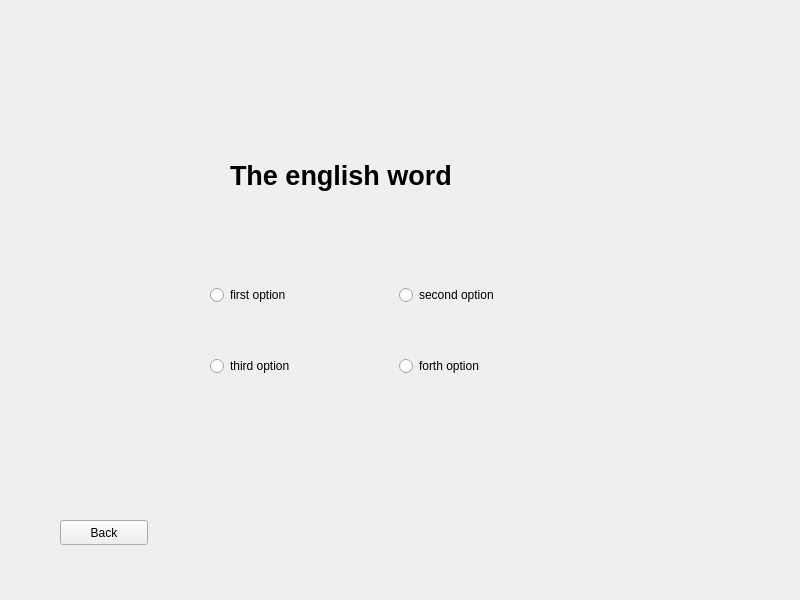
<?xml version="1.0" encoding="UTF-8"?>
<ui version="4.0">
 <class>MainWindow</class>
 <widget class="QMainWindow" name="MainWindow">
  <property name="geometry">
   <rect>
    <x>0</x>
    <y>0</y>
    <width>800</width>
    <height>600</height>
   </rect>
  </property>
  <property name="windowTitle">
   <string>MainWindow</string>
  </property>
  <widget class="QWidget" name="centralwidget">
   <widget class="QLabel" name="word">
    <property name="geometry">
     <rect>
      <x>230</x>
      <y>150</y>
      <width>331</width>
      <height>51</height>
     </rect>
    </property>
    <property name="font">
     <font>
      <pointsize>20</pointsize>
      <weight>75</weight>
      <bold>true</bold>
     </font>
    </property>
    <property name="text">
     <string>The english word</string>
    </property>
   </widget>
   <widget class="QWidget" name="GroupWithButton" native="true">
    <property name="geometry">
     <rect>
      <x>210</x>
      <y>240</y>
      <width>371</width>
      <height>181</height>
     </rect>
    </property>
    <layout class="QGridLayout" name="layoutWithAnswer">
     <item row="0" column="1">
      <widget class="QRadioButton" name="opt_2">
       <property name="text">
        <string>second option</string>
       </property>
       <attribute name="buttonGroup">
        <string notr="true">buttonGroup</string>
       </attribute>
      </widget>
     </item>
     <item row="1" column="1">
      <widget class="QRadioButton" name="opt_4">
       <property name="text">
        <string>forth option</string>
       </property>
       <attribute name="buttonGroup">
        <string notr="true">buttonGroup</string>
       </attribute>
      </widget>
     </item>
     <item row="1" column="0">
      <widget class="QRadioButton" name="opt_3">
       <property name="text">
        <string>third option</string>
       </property>
       <attribute name="buttonGroup">
        <string notr="true">buttonGroup</string>
       </attribute>
      </widget>
     </item>
     <item row="0" column="0">
      <widget class="QRadioButton" name="opt_1">
       <property name="text">
        <string>first option</string>
       </property>
       <attribute name="buttonGroup">
        <string notr="true">buttonGroup</string>
       </attribute>
      </widget>
     </item>
    </layout>
   </widget>
   <widget class="QPushButton" name="back">
    <property name="geometry">
     <rect>
      <x>60</x>
      <y>520</y>
      <width>88</width>
      <height>25</height>
     </rect>
    </property>
    <property name="text">
     <string>Back</string>
    </property>
   </widget>
  </widget>
 </widget>
 <resources/>
 <connections/>
 <buttongroups>
  <buttongroup name="buttonGroup"/>
 </buttongroups>
</ui>
